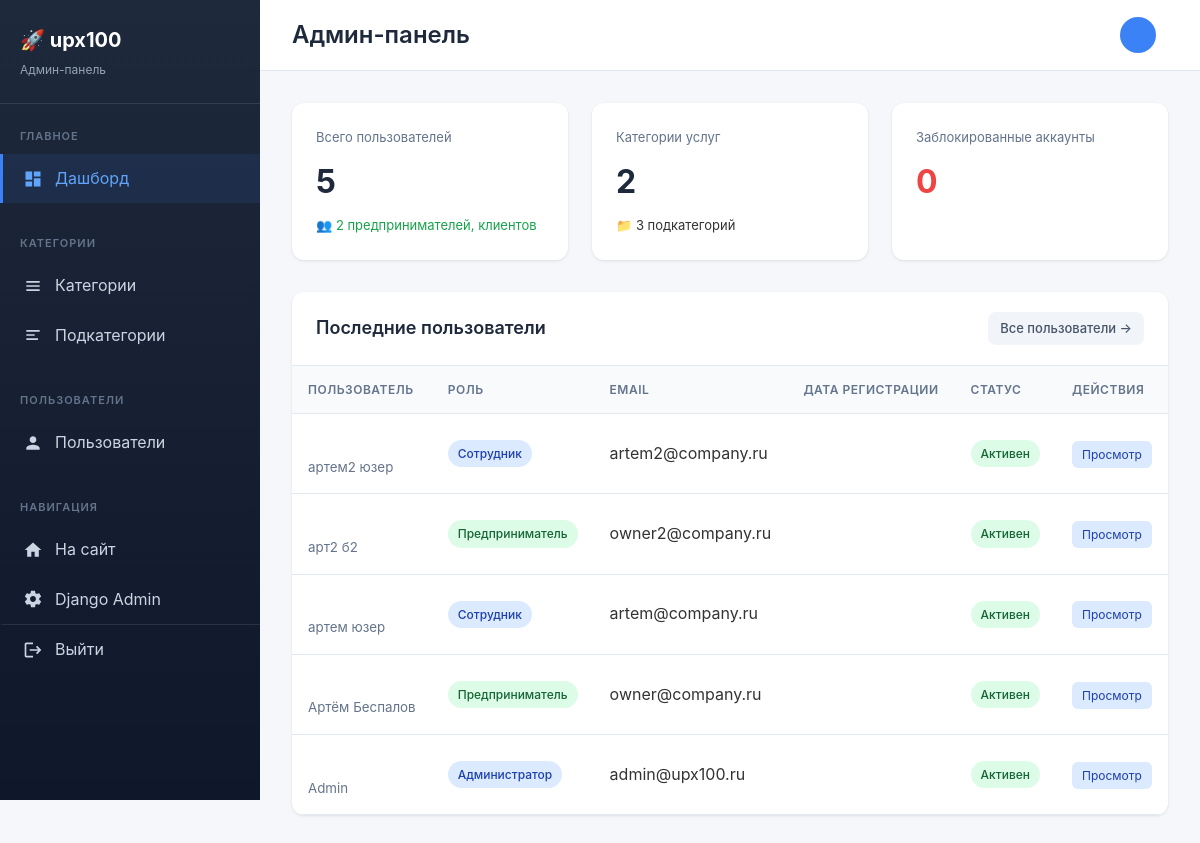
The app's page /dashboard/ (signed in) with its own data.
### accounts/models.py (models this page shows, shortened)
class User(AbstractBaseUser, PermissionsMixin):
    ROLE_CHOICES = (
        ('admin', 'Администратор'),
        ('entrepreneur', 'Предприниматель'),
        ('employee', 'Сотрудник'),
    )
    email = models.EmailField('Email', unique=True)
    first_name = models.CharField('Имя', max_length=30, blank=True)
    last_name = models.CharField('Фамилия', max_length=30, blank=True)
    phone = models.CharField('Телефон', max_length=20, blank=True)
    role = models.CharField('Роль', max_length=20, choices=ROLE_CHOICES, default='entrepreneur')
    is_staff = models.BooleanField('Статус сотрудника', default=False)
    is_active = models.BooleanField('Активен', default=True)
    date_joined = models.DateTimeField('Дата регистрации', default=timezone.now)
    objects = UserManager()
    USERNAME_FIELD = 'email'
    REQUIRED_FIELDS = []
    class Meta:
        verbose_name = 'Пользователь'
        verbose_name_plural = 'Пользователи'

### dashboard/views.py (the view)
# urls.py: path('', views.dashboard_home, name='home'),
@admin_required
def dashboard_home(request):
    users_count = User.objects.count()
    entrepreneurs_count = User.objects.filter(role='entrepreneur').count()
    admins_count = User.objects.filter(role='admin').count()
    from companies.models import Category, Subcategory
    categories_count = Category.objects.count()
    subcategories_count = Subcategory.objects.count()
    recent_users = User.objects.order_by('-date_joined')[:10]
    inactive_users = User.objects.filter(is_active=False).count()
    context = {
        'users_count': users_count,
        'entrepreneurs_count': entrepreneurs_count,
        'admins_count': admins_count,
        'categories_count': categories_count,
        'subcategories_count': subcategories_count,
        'recent_users': recent_users,
        'inactive_users': inactive_users,
        'title': 'Админ-панель',
    }
    return render(request, 'dashboard/home.html', context)

### dashboard/views.py (called while the page is built)
def is_admin(user):
    return user.is_authenticated and (user.is_superuser or user.role == 'admin')

### templates/dashboard/home.html (shortened to what this page needs)
{% extends 'dashboard/base.html' %}
{% block content %}
<div class="stats-grid">
    <div class="stat-card">
        <div class="stat-label">Всего пользователей</div>
        <div class="stat-value">{{ users_count }}</div>
        <div class="stat-change positive">
            <span>👥 {{ entrepreneurs_count }} предпринимателей, {{ clients_count }} клиентов</span>
        </div>
    </div>
    <div class="stat-card">
        <div class="stat-label">Категории услуг</div>
        <div class="stat-value">{{ categories_count }}</div>
        <div class="stat-change">
            <span>📁 {{ subcategories_count }} подкатегорий</span>
        </div>
    </div>
    <div class="stat-card">
        <div class="stat-label">Заблокированные аккаунты</div>
        <div class="stat-value" style="color: #ef4444;">{{ inactive_users }}</div>
    </div>
</div>
<div class="card">
    <div class="card-header">
        <h3 class="card-title">Последние пользователи</h3>
        <a href="{% url 'dashboard:user_list' %}" class="btn btn-secondary btn-sm">Все пользователи →</a>
    </div>
    <div class="card-body" style="padding: 0;">
        <div class="table-responsive">
            <table>
                <thead>
                    <tr>
                        <th>Пользователь</th>
                        <th>Роль</th>
                        <th>Email</th>
                        <th>Дата регистрации</th>
                        <th>Статус</th>
                        <th>Действия</th>
                    </tr>
                </thead>
                <tbody>
                    {% for user in recent_users %}
                    <tr>
                        <td>
                            {% if user.first_name or user.last_name %}
                            <br><small style="color: #64748b;">{{ user.first_name }} {{ user.last_name }}</small>
                            {% endif %}
                        </td>
                        <td>
                            {% if user.role == 'admin' %}
                            <span class="badge badge-info">Администратор</span>
                            {% elif user.role == 'entrepreneur' %}
                            <span class="badge badge-success">Предприниматель</span>
                            {% else %}
                            <span class="badge badge-info">Сотрудник</span>
                            {% endif %}
                        </td>
                        <td>{{ user.email }}</td>
                        <td>{{ user.created_at|date:"d.m.Y H:i" }}</td>
                        <td>
                            {% if user.is_active %}
                            <span class="badge badge-success">Активен</span>
                            {% else %}
                            <span class="badge badge-danger">Заблокирован</span>
                            {% endif %}
                        </td>
                        <td>
                            <a href="{% url 'dashboard:user_detail' user.pk %}" class="action-btn edit">Просмотр</a>
                        </td>
                    </tr>
                    {% empty %}
                    <tr>
                        <td colspan="6" class="empty-state">
                            <p>Нет зарегистрированных пользователей</p>
                        </td>
                    </tr>
                    {% endfor %}
                </tbody>
            </table>
        </div>
    </div>
</div>
{% endblock %}

### templates/dashboard/base.html (style rules this page uses)
* { margin: 0; padding: 0; box-sizing: border-box; }
body { font-family: -apple-system, BlinkMacSystemFont, 'Segoe UI', Roboto, Oxygen, Ubuntu, sans-serif; background-color: #f5f7fa; color: #333; line-height: 1.6; }
.card { background: #fff; border-radius: 12px; box-shadow: 0 1px 3px rgba(0,0,0,0.1); overflow: hidden; }
.card-header { padding: 20px 24px; border-bottom: 1px solid #e2e8f0; display: flex; justify-content: space-between; align-items: center; }
.card-title { font-size: 18px; font-weight: 600; color: #1e293b; }
.card-body { padding: 24px; }
.stats-grid { display: grid; grid-template-columns: repeat(auto-fit, minmax(240px, 1fr)); gap: 24px; margin-bottom: 32px; }
.stat-card { background: #fff; border-radius: 12px; padding: 24px; box-shadow: 0 1px 3px rgba(0,0,0,0.1); }
.stat-label { font-size: 13px; color: #64748b; margin-bottom: 8px; }
.stat-value { font-size: 32px; font-weight: 700; color: #1e293b; }
.stat-change { font-size: 13px; margin-top: 8px; }
.stat-change.positive { color: #16a34a; }
.table-responsive { overflow-x: auto; }
table { width: 100%; border-collapse: collapse; }
th, td { padding: 14px 16px; text-align: left; border-bottom: 1px solid #e2e8f0; }
th { background: #f8fafc; font-weight: 600; font-size: 12px; text-transform: uppercase; letter-spacing: 0.5px; color: #64748b; }
.btn { display: inline-flex; align-items: center; gap: 8px; padding: 10px 20px; border-radius: 8px; font-size: 14px; font-weight: 500; text-decoration: none; cursor: pointer; border: none; transition: all 0.2s; }
.btn-secondary { background: #f1f5f9; color: #475569; }
.btn-sm { padding: 6px 12px; font-size: 13px; }
.badge { display: inline-block; padding: 4px 10px; border-radius: 20px; font-size: 12px; font-weight: 500; }
.badge-success { background: #dcfce7; color: #166534; }
.badge-info { background: #dbeafe; color: #1e40af; }
.action-btn { padding: 6px 10px; border-radius: 6px; font-size: 12px; text-decoration: none; transition: all 0.2s; }
.action-btn.edit { background: #dbeafe; color: #1e40af; }

### records on screen
User: first_name "артем2", last_name "юзер", role "Сотрудник", email "artem2@company.ru", is_active "Активен"
User: first_name "арт2", last_name "б2", role "Предприниматель", email "owner2@company.ru", is_active "Активен"
User: first_name "артем", last_name "юзер", role "Сотрудник", email "artem@company.ru", is_active "Активен"
User: first_name "Артём", last_name "Беспалов", role "Предприниматель", email "owner@company.ru", is_active "Активен"
User: first_name "Admin", role "Администратор", email "admin@upx100.ru", is_active "Активен"

### other values on screen
{{ title }} "Админ-панель"
{{ users_count }} "5"
{{ entrepreneurs_count }} "2"
{{ categories_count }} "2"
{{ subcategories_count }} "3"
{{ inactive_users }} "0"
